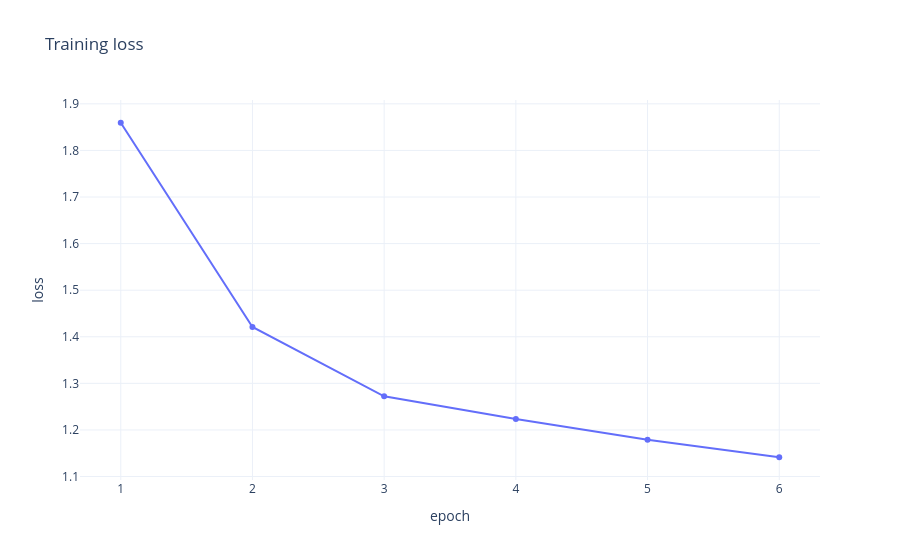
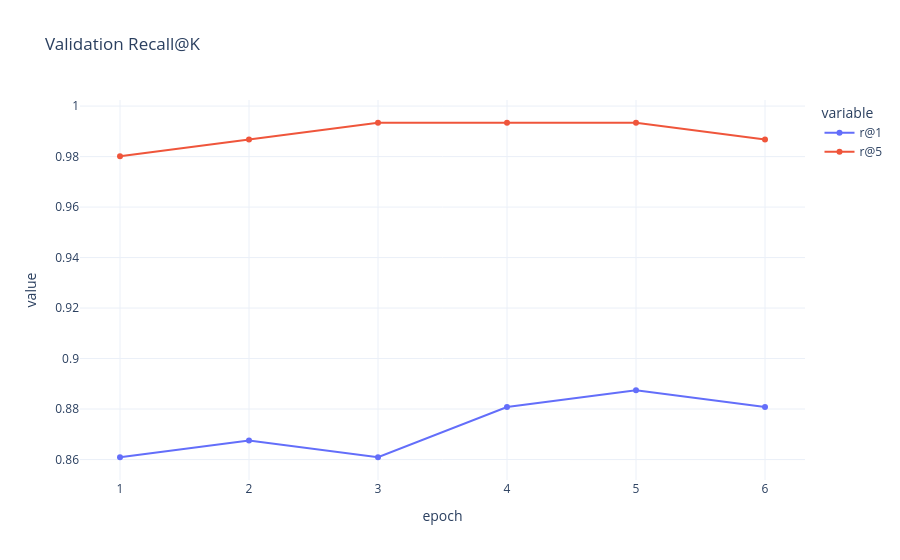

Here is the notebook cell these charts were saved with, in order:
### Markdown cell above
## 2) Fine-tune retrieval embeddings (DINOv2)

This trains a small retrieval head on top of DINOv2 features using supervised contrastive loss (scene labels).

### Code cell
MODEL_ID = "facebook/dinov2-small"

# Optional Hugging Face mirror for restricted networks.
HF_ENDPOINT = None  # e.g. "https://hf-mirror.com"

# Avoid multiprocessing issues in notebooks.
NUM_WORKERS = 0

OUT_ROOT = REPO_ROOT / "outputs" / f"dino_finetune_improvement_{SPLIT_TAG}"
TRAIN_OUTPUT_DIR = OUT_ROOT / "retrieval_finetune"
TRAIN_OUTPUT_DIR.mkdir(parents=True, exist_ok=True)

CHECKPOINT = TRAIN_OUTPUT_DIR / "best.pt"
TRAIN_LOG = TRAIN_OUTPUT_DIR / "train.log"

ENV = os.environ.copy()
if HF_ENDPOINT:
    ENV["HF_ENDPOINT"] = str(HF_ENDPOINT)

AUTO_TRAIN_IF_MISSING = True
FORCE_RETRAIN = False

EPOCHS = 6
BATCH_SIZE = 48
EMBED_DIM = 256
FREEZE_BACKBONE = True


def parse_train_log(lines: list[str]) -> pd.DataFrame:
    rows = []
    for line in lines:
        line = str(line).strip()
        if not line.startswith("[train] epoch="):
            continue
        parts = line.split()
        if len(parts) < 3:
            continue
        epoch = int(parts[1].split("=", 1)[1])
        row = {"epoch": epoch}
        for tok in parts[2:]:
            if "=" not in tok:
                continue
            k, v = tok.split("=", 1)
            try:
                row[k] = float(v)
            except Exception:
                continue
        rows.append(row)
    return pd.DataFrame(rows).sort_values("epoch") if rows else pd.DataFrame()


lines: list[str] = []
if FORCE_RETRAIN or (AUTO_TRAIN_IF_MISSING and (not CHECKPOINT.exists())):
    cmd = [
        sys.executable,
        "scripts/train_retrieval.py",
        "--data-root",
        str(TRAIN_SPLIT_ROOT),
        "--labels-csv",
        str(TRAIN_SPLIT_LABELS),
        "--output-dir",
        str(TRAIN_OUTPUT_DIR),
        "--model-id",
        str(MODEL_ID),
        "--embed-dim",
        str(int(EMBED_DIM)),
        "--epochs",
        str(int(EPOCHS)),
        "--batch-size",
        str(int(BATCH_SIZE)),
        "--num-workers",
        str(int(NUM_WORKERS)),
        "--no-include-outliers",
    ]
    cmd += ["--freeze-backbone"] if FREEZE_BACKBONE else ["--no-freeze-backbone"]
    if HF_ENDPOINT:
        cmd += ["--hf-endpoint", str(HF_ENDPOINT)]
    lines = run_stream(cmd, env=ENV, log_path=TRAIN_LOG)
else:
    print("[skip] training")
    if TRAIN_LOG.exists():
        lines = TRAIN_LOG.read_text().splitlines(True)

assert CHECKPOINT.exists(), f"Missing checkpoint: {CHECKPOINT}"
metrics_df = parse_train_log(lines)

if not metrics_df.empty:
    px.line(metrics_df, x="epoch", y="loss", markers=True, title="Training loss").show()
    rec_cols = [c for c in ["r@1", "r@5"] if c in metrics_df.columns]
    if rec_cols:
        px.line(metrics_df, x="epoch", y=rec_cols, markers=True, title="Validation Recall@K").show()
metrics_df

### Figure 1 — Plotly figure (JSON) as saved in the notebook; plotly's stock layout.template omitted (floating-point values rounded to 4 significant figures)
{"data": [{"hovertemplate": "epoch=%{x}<br>loss=%{y}<extra></extra>", "legendgroup": "", "line": {"color": "#636efa", "dash": "solid"}, "marker": {"symbol": "circle"}, "mode": "lines+markers", "name": "", "orientation": "v", "showlegend": false, "type": "scatter", "x": [1, 2, 3, 4, 5, 6], "xaxis": "x", "y": [1.859, 1.421, 1.272, 1.223, 1.179, 1.141], "yaxis": "y"}], "layout": {"legend": {"tracegroupgap": 0}, "title": {"text": "Training loss"}, "xaxis": {"anchor": "y", "domain": [0, 1], "title": {"text": "epoch"}}, "yaxis": {"anchor": "x", "domain": [0, 1], "title": {"text": "loss"}}}}

### Figure 2 — Plotly figure (JSON) as saved in the notebook; plotly's stock layout.template omitted (floating-point values rounded to 4 significant figures)
{"data": [{"hovertemplate": "variable=r@1<br>epoch=%{x}<br>value=%{y}<extra></extra>", "legendgroup": "r@1", "line": {"color": "#636efa", "dash": "solid"}, "marker": {"symbol": "circle"}, "mode": "lines+markers", "name": "r@1", "orientation": "v", "showlegend": true, "type": "scatter", "x": [1, 2, 3, 4, 5, 6], "xaxis": "x", "y": [0.8609, 0.8675, 0.8609, 0.8808, 0.8874, 0.8808], "yaxis": "y"}, {"hovertemplate": "variable=r@5<br>epoch=%{x}<br>value=%{y}<extra></extra>", "legendgroup": "r@5", "line": {"color": "#EF553B", "dash": "solid"}, "marker": {"symbol": "circle"}, "mode": "lines+markers", "name": "r@5", "orientation": "v", "showlegend": true, "type": "scatter", "x": [1, 2, 3, 4, 5, 6], "xaxis": "x", "y": [0.9801, 0.9868, 0.9934, 0.9934, 0.9934, 0.9868], "yaxis": "y"}], "layout": {"legend": {"title": {"text": "variable"}, "tracegroupgap": 0}, "title": {"text": "Validation Recall@K"}, "xaxis": {"anchor": "y", "domain": [0, 1], "title": {"text": "epoch"}}, "yaxis": {"anchor": "x", "domain": [0, 1], "title": {"text": "value"}}}}
